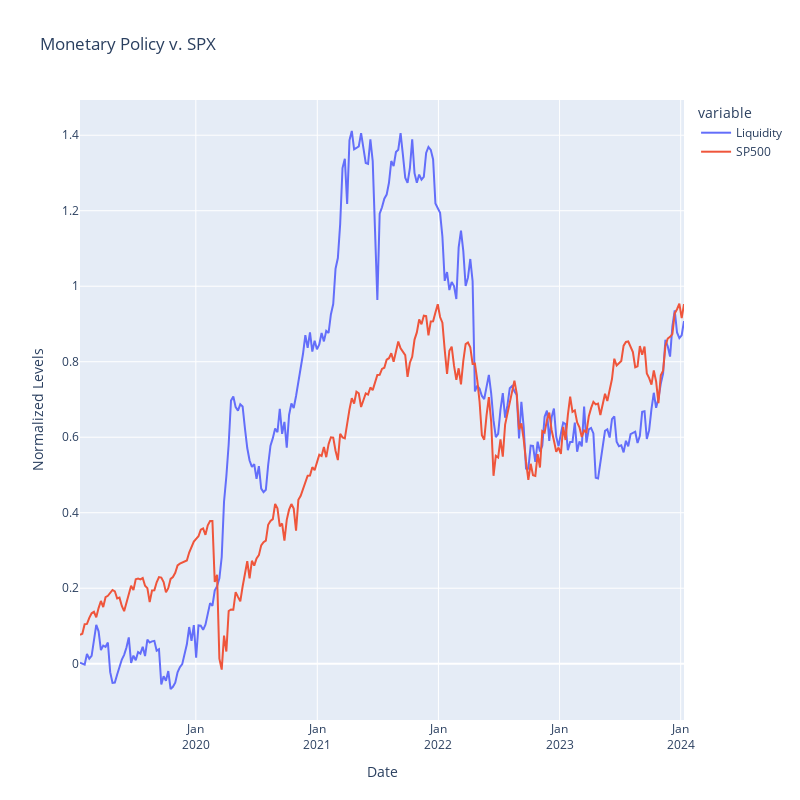

Notebook code cell kept with this figure:
### Code cell
fig = px.line(fed_norm['2012':].dropna().reset_index(), x="DATE", y=["Liquidity","SP500"],
              hover_data={"DATE": "|%B %d, %Y"},
              title='Monetary Policy v. SPX')
fig.update_xaxes(
    dtick="M1",
    tickmode= 'auto',
    tickformat= '%b\n%Y')

fig.update_layout(
    autosize=False,
    width=800,
    height=800,
    xaxis_title="Date", 
    yaxis_title="Normalized Levels"
)

### Figure 1 — Plotly figure (JSON) as saved in the notebook; plotly's stock layout.template omitted (floating-point values rounded to 4 significant figures; data arrays with more than 128 entries replaced by an {"elided": "..."} marker saying what was removed)
{"data": [{"hovertemplate": "variable=Liquidity<br>DATE=%{x|%B %d, %Y}<br>value=%{y}<extra></extra>", "legendgroup": "Liquidity", "line": {"color": "#636efa", "dash": "solid"}, "marker": {"symbol": "circle"}, "mode": "lines", "name": "Liquidity", "orientation": "v", "showlegend": true, "type": "scatter", "x": {"elided": "260 str values"}, "xaxis": "x", "y": {"elided": "260 float values"}, "yaxis": "y"}, {"hovertemplate": "variable=SP500<br>DATE=%{x|%B %d, %Y}<br>value=%{y}<extra></extra>", "legendgroup": "SP500", "line": {"color": "#EF553B", "dash": "solid"}, "marker": {"symbol": "circle"}, "mode": "lines", "name": "SP500", "orientation": "v", "showlegend": true, "type": "scatter", "x": {"elided": "260 str values"}, "xaxis": "x", "y": {"elided": "260 float values"}, "yaxis": "y"}], "layout": {"autosize": false, "height": 800, "legend": {"title": {"text": "variable"}, "tracegroupgap": 0}, "title": {"text": "Monetary Policy v. SPX"}, "width": 800, "xaxis": {"anchor": "y", "domain": [0, 1], "dtick": "M1", "tickformat": "%b\n%Y", "tickmode": "auto", "title": {"text": "Date"}}, "yaxis": {"anchor": "x", "domain": [0, 1], "title": {"text": "Normalized Levels"}}}}
